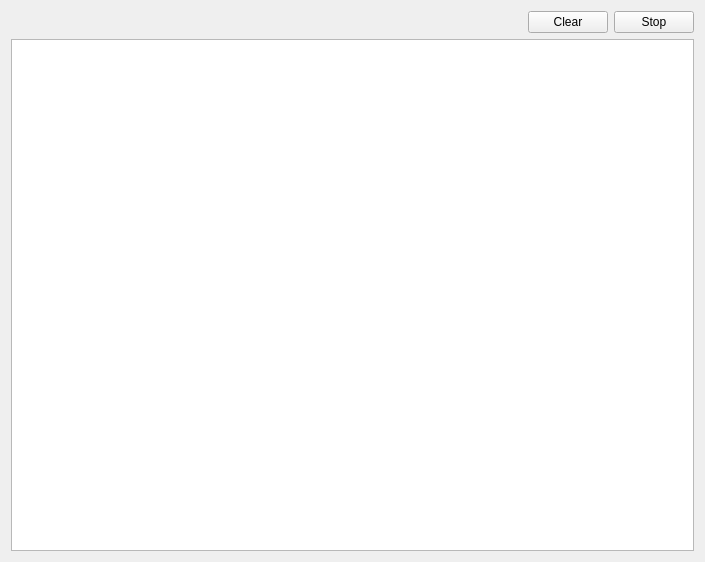
<?xml version="1.0" encoding="UTF-8"?>
<ui version="4.0">
 <class>LogDialog</class>
 <widget class="QDialog" name="LogDialog">
  <property name="geometry">
   <rect>
    <x>0</x>
    <y>0</y>
    <width>705</width>
    <height>562</height>
   </rect>
  </property>
  <property name="windowTitle">
   <string>Clash Log</string>
  </property>
  <layout class="QVBoxLayout" name="verticalLayout">
   <item>
    <layout class="QHBoxLayout" name="horizontalLayout">
     <item>
      <spacer name="horizontalSpacer">
       <property name="orientation">
        <enum>Qt::Horizontal</enum>
       </property>
       <property name="sizeHint" stdset="0">
        <size>
         <width>40</width>
         <height>20</height>
        </size>
       </property>
      </spacer>
     </item>
     <item>
      <widget class="QPushButton" name="clear">
       <property name="focusPolicy">
        <enum>Qt::NoFocus</enum>
       </property>
       <property name="text">
        <string>Clear</string>
       </property>
       <property name="icon">
        <iconset theme="edit-clear"/>
       </property>
      </widget>
     </item>
     <item>
      <widget class="QPushButton" name="stop">
       <property name="focusPolicy">
        <enum>Qt::NoFocus</enum>
       </property>
       <property name="text">
        <string>Stop</string>
       </property>
       <property name="icon">
        <iconset theme="process-stop"/>
       </property>
      </widget>
     </item>
    </layout>
   </item>
   <item>
    <widget class="QTableView" name="logTabel">
     <property name="editTriggers">
      <set>QAbstractItemView::NoEditTriggers</set>
     </property>
     <property name="showDropIndicator" stdset="0">
      <bool>false</bool>
     </property>
     <property name="dragDropOverwriteMode">
      <bool>false</bool>
     </property>
     <property name="alternatingRowColors">
      <bool>true</bool>
     </property>
     <property name="selectionMode">
      <enum>QAbstractItemView::NoSelection</enum>
     </property>
     <property name="selectionBehavior">
      <enum>QAbstractItemView::SelectRows</enum>
     </property>
     <attribute name="horizontalHeaderHighlightSections">
      <bool>false</bool>
     </attribute>
     <attribute name="verticalHeaderVisible">
      <bool>false</bool>
     </attribute>
    </widget>
   </item>
  </layout>
 </widget>
 <resources/>
 <connections/>
</ui>
